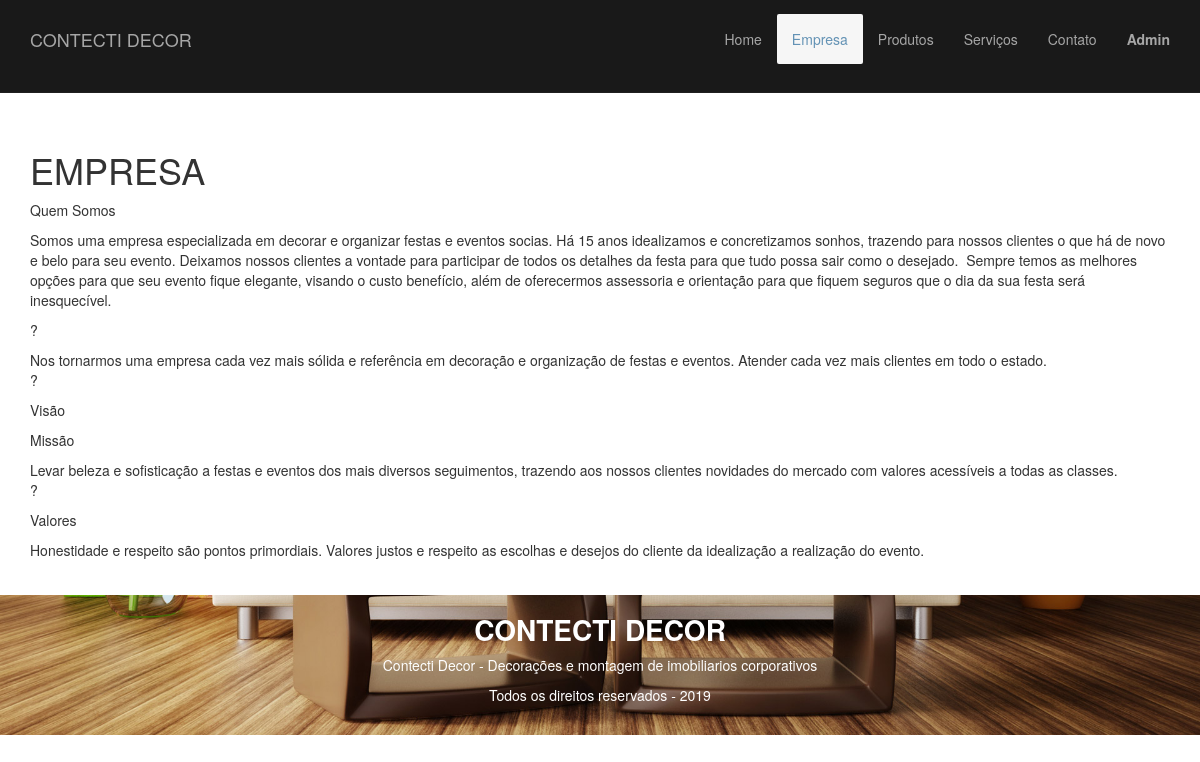
The app's page /empresa with its own data.
### tables this page shows
CREATE TABLE paginas (
  id INT NOT NULL AUTO_INCREMENT,
  titulo VARCHAR(255),
  slug VARCHAR(255),
  texto TEXT,
  criado DATETIME,
  modificado DATETIME,
  PRIMARY KEY (id)
);

### App/controllers/empresaController.php (called while the page is built, shortened)
<?php
require_once('App/System/site_settings.php');
function index(){
    $_POST['empresa'] = SelectAll();
    View('App/views/empresa/'.$_GET['action'].'.phtml');
}

### App/System/site_settings.php (called while the page is built, shortened)
<?php
$action = $_GET['action'];
$action = str_replace('-','_',$action);
GetActionValid($action, $array);

### App/System/database.php (called while the page is built, shortened)
<?php
$oConn=null;
function DbOpenConnection() {
    global $oConn;
    if ($oConn == null) {
        try
        {
            $oConn = new PDO( 'mysql:host=' . MYSQL_HOST . ';dbname=' . MYSQL_DB_NAME, MYSQL_USER, MYSQL_PASSWORD );
            $oConn->exec("set names utf8");
        }
        catch ( PDOException $e )
        {
            echo 'Não foi possivel estabelecer uma conexão com banco. <br> Código do erro: '.$e->getCode() . ' <br> Descrição do erro: '. $e->getMessage();
        }
    }
    return $oConn;
}

### App/models/empresa.php (called while the page is built, shortened)
<?php
function SelectAll(){
    $sql = "select * from `paginas` where slug = 'empresa' limit 1";
    $result = DbOpenConnection()->query( $sql );
    return $result->fetch(PDO::FETCH_ASSOC);
}

### App/views/empresa/index.phtml (the view)
<?php $conteudo = $_POST['empresa']; ?>
<div class="">
    <h1>
        <?php echo $conteudo['titulo']; ?>
    </h1>
    <?php echo $conteudo['texto']; ?>
</div>

### App/assets/css/style.css (style rules this page uses)
body { font-size: 14px;; }

### records on screen
paginas: titulo "EMPRESA", texto "Quem Somos Somos uma empresa especializada em decorar e organizar festas e eventos socias. Há 15 anos idealizamos e concretizamos sonhos, trazendo para nossos clientes o que há de novo e belo para seu evento. Deixamos nossos clientes a vontade para participar de todos os detalhes da festa para que tudo possa sair como o desejado. Sempre temos as melhores opções para que seu evento fique elegante, visando o custo benefício, além de oferecermos assessoria e orientação para que fiquem seguros que o dia da sua festa será inesquecível. ? Nos tornarmos uma empresa cada vez mais sólida e referência em decoração e organização de festas e eventos. Atender cada vez mais clientes em todo o estado. ?…"
